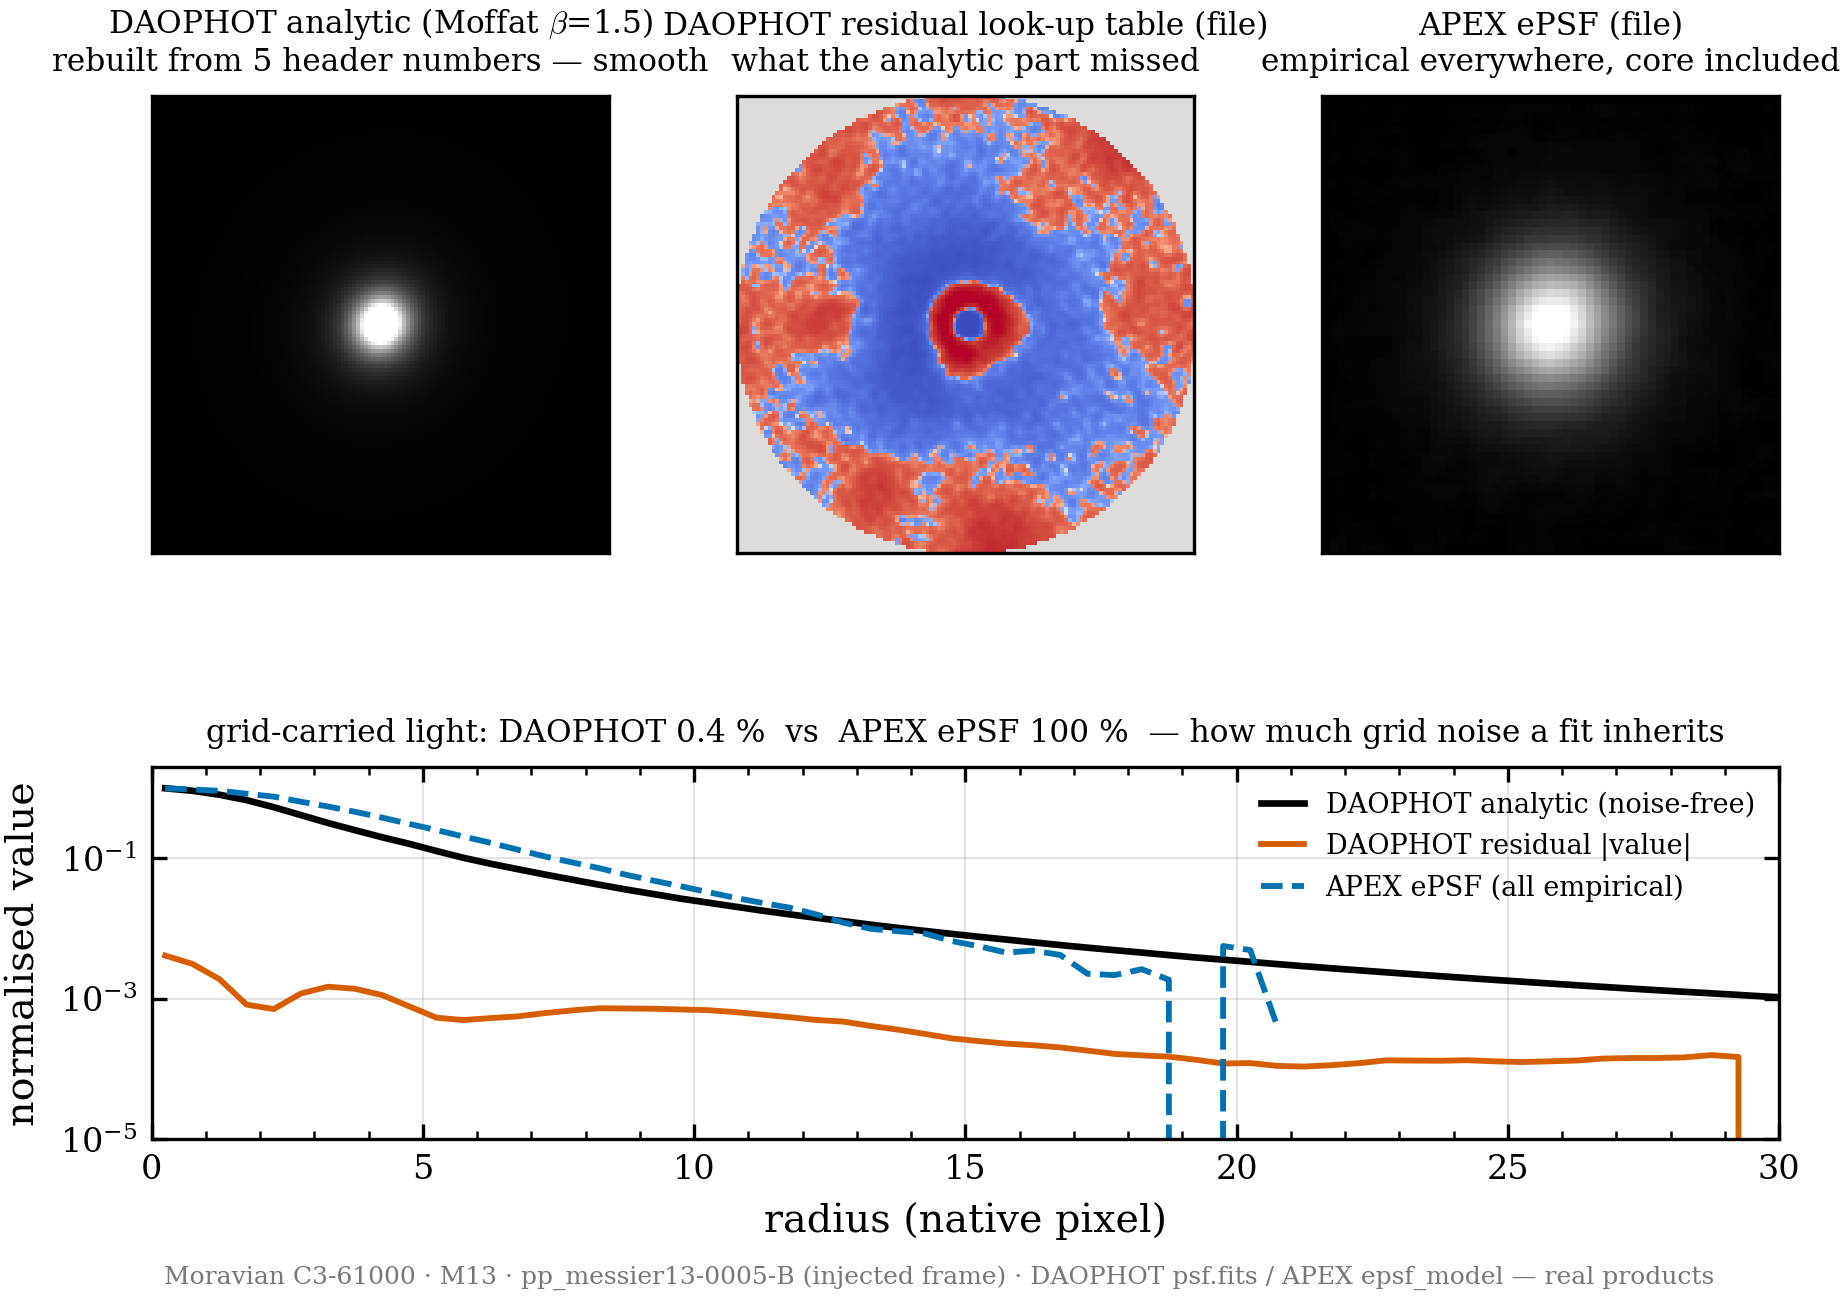

The script that saved this image:
"""Why DAOPHOT's PSF is not "an ePSF by another name".

Both engines end up with a grid of numbers, and both use that grid to correct a
star's fit, so it is fair to ask whether the hybrid is just an ePSF with extra
steps. It is not, and the difference is where the *noise* sits.

An ePSF is empirical all the way down: every pixel of the model, including the
bright core that dominates a fit, is an average of real star pixels and
therefore carries those stars' noise. DAOPHOT splits the model in two. An
analytic Moffat — five numbers fitted to sixty stars — carries the bulk of the
light and is smooth by construction, so it injects essentially no noise. Only
the leftover goes into a grid, and that grid is a small correction.

The panels show the real arrays from one M13 frame: APEX's ePSF as written by
step 8, and DAOPHOT's analytic parameters and residual look-up table as written
by `psf`. The analytic panel is reconstructed from the header parameters
(PAR1, PAR2, PAR3, beta) using DAOPHOT's Moffat form; it is a rendering of what
those numbers mean, not a file read off disk, and it is labelled as such.
"""

from __future__ import annotations

import argparse
import sys
from pathlib import Path

import numpy as np
from astropy.io import fits

HERE = Path(__file__).absolute().parent
REPO = HERE.parents[1]
sys.path.insert(0, str(REPO / "validation" / "paper"))

import matplotlib.pyplot as plt  # noqa: E402
from matplotlib.colors import SymLogNorm  # noqa: E402

try:
    from apex_paper_style import DOUBLE_COL, PALETTE, apply_paper_style, save_fig
    _STYLE = True
except Exception:  # pragma: no cover
    _STYLE = False
    PALETTE = {"black": "#111", "grey": "#777", "blue": "#0072B2",
               "vermillion": "#D55E00"}
    DOUBLE_COL = 7.0


def daophot_moffat(shape: tuple[int, int], par1: float, par2: float,
                   par3: float, beta: float, oversample: float) -> np.ndarray:
    """Render DAOPHOT's analytic Moffat from its stored parameters.

    DAOPHOT writes the widths in native pixels while the look-up table is
    stored oversampled, so the grid coordinates are divided down before the
    profile is evaluated.
    """
    ny, nx = shape
    y, x = np.mgrid[:ny, :nx].astype(float)
    x = (x - (nx - 1) / 2.0) / oversample
    y = (y - (ny - 1) / 2.0) / oversample
    z = (x / par1) ** 2 + (y / par2) ** 2 + x * y * par3
    return np.power(1.0 + np.clip(z, 0.0, None), -beta)


def radial_profile(a: np.ndarray, oversample: float = 1.0) -> tuple[np.ndarray, np.ndarray]:
    ny, nx = a.shape
    y, x = np.mgrid[:ny, :nx].astype(float)
    r = np.hypot(x - (nx - 1) / 2.0, y - (ny - 1) / 2.0) / oversample
    edges = np.arange(0, r.max(), 0.5)
    idx = np.digitize(r.ravel(), edges) - 1
    prof = np.array([np.nanmean(a.ravel()[idx == k]) if np.any(idx == k) else np.nan
                     for k in range(len(edges))])
    return edges + 0.25, prof


def main() -> int:
    ap = argparse.ArgumentParser(description=__doc__)
    ap.add_argument("--daophot-psf", default=(
        r"E:\APEX_validation\psf_engines\M13_ast2x200_moffat"
        r"\daophot_work_trial1\psf.fits"))
    ap.add_argument("--apex-epsf", default=(
        r"E:\APEX_validation\psf_engines\M13_ast2x200_moffat\trial_0001"
        r"\result\cmd_psf\epsf_model_B_pp_messier13-0005-B.fits"))
    ap.add_argument("--outdir", default=str(HERE))
    args = ap.parse_args()

    with fits.open(args.daophot_psf) as h:
        dh, look = h[0].header, h[0].data.astype(float)
    with fits.open(args.apex_epsf) as h:
        eh, epsf = h[0].header, h[0].data.astype(float)

    beta = float(dh.get("PAR4", 1.5))
    par1, par2, par3 = (float(dh["PAR1"]), float(dh["PAR2"]),
                        float(dh.get("PAR3", 0.0)))
    peak = float(dh["PSFHEIGH"])
    # The table spans 2*psfrad+1 native pixels; recover its sampling.
    os_dao = (look.shape[0] - 1) / (2.0 * float(dh["PSFRAD"]))
    os_apex = float(eh.get("OVERSAMPL", 2))

    analytic = daophot_moffat(look.shape, par1, par2, par3, beta, os_dao) * peak
    total = analytic + look

    # What fraction of the model's light comes from the grid rather than the
    # smooth part — the quantity that decides how much grid noise a fit inherits.
    frac_grid = abs(look.sum()) / (abs(analytic.sum()) + abs(look.sum()))

    if _STYLE:
        apply_paper_style()
    fig = plt.figure(figsize=(DOUBLE_COL, 4.6))
    gs = fig.add_gridspec(2, 3, height_ratios=[1.0, 0.75], hspace=0.45, wspace=0.28)

    def show(ax, a, title, *, symlog=False):
        v = np.nanpercentile(np.abs(a), 99.5)
        norm = SymLogNorm(linthresh=max(v * 1e-3, 1e-6), vmin=-v, vmax=v) if symlog else None
        ax.imshow(a, origin="lower", cmap="gray" if not symlog else "coolwarm",
                  norm=norm, vmin=None if symlog else 0, vmax=None if symlog else v)
        ax.set_title(title, fontsize=7.5)
        ax.set_xticks([]); ax.set_yticks([])

    show(fig.add_subplot(gs[0, 0]), analytic,
         f"DAOPHOT analytic (Moffat $\\beta$={beta:g})\n"
         "rebuilt from 5 header numbers — smooth")
    show(fig.add_subplot(gs[0, 1]), look,
         "DAOPHOT residual look-up table (file)\n"
         "what the analytic part missed", symlog=True)
    show(fig.add_subplot(gs[0, 2]), epsf,
         "APEX ePSF (file)\nempirical everywhere, core included")

    ax = fig.add_subplot(gs[1, :])
    r_a, p_a = radial_profile(analytic, os_dao)
    r_l, p_l = radial_profile(np.abs(look), os_dao)
    r_e, p_e = radial_profile(epsf, os_apex)
    ax.plot(r_a, p_a / np.nanmax(p_a), lw=1.6, color=PALETTE["black"],
            label="DAOPHOT analytic (noise-free)")
    ax.plot(r_l, p_l / np.nanmax(p_a), lw=1.4, color=PALETTE["vermillion"],
            label="DAOPHOT residual |value|")
    ax.plot(r_e, p_e / np.nanmax(p_e), lw=1.4, ls="--", color=PALETTE["blue"],
            label="APEX ePSF (all empirical)")
    ax.set_yscale("log"); ax.set_ylim(1e-5, 2)
    ax.set_xlim(0, 30)
    ax.set_xlabel("radius (native pixel)")
    ax.set_ylabel("normalised value")
    ax.legend(fontsize=6.5, frameon=False, loc="upper right")
    ax.set_title(
        f"grid-carried light: DAOPHOT {frac_grid*100:.1f} %  vs  APEX ePSF 100 %  "
        f"— how much grid noise a fit inherits", fontsize=7.5)

    fig.text(0.5, 0.005,
             "Moravian C3-61000 · M13 · pp_messier13-0005-B (injected frame) · "
             "DAOPHOT psf.fits / APEX epsf_model — real products",
             ha="center", fontsize=6, color=PALETTE["grey"])
    fig.tight_layout(rect=(0, 0.03, 1, 1))

    outdir = Path(args.outdir)
    if _STYLE:
        for k, p in save_fig(fig, "fig_psf_model_anatomy", outdir).items():
            print(f"[{k}] {p}")
    else:
        p = outdir / "fig_psf_model_anatomy.png"
        fig.savefig(p, dpi=150); print(f"[png] {p}")

    print(f"\n해석부 적분 {analytic.sum():,.0f} · 잔차표 순합 {look.sum():+,.0f}")
    print(f"잔차표가 차지하는 비율 {frac_grid*100:.1f} %  (ePSF 는 정의상 100 %)")
    print(f"오버샘플링: DAOPHOT {os_dao:.2f}x · APEX {os_apex:.0f}x")
    return 0


if __name__ == "__main__":
    raise SystemExit(main())
